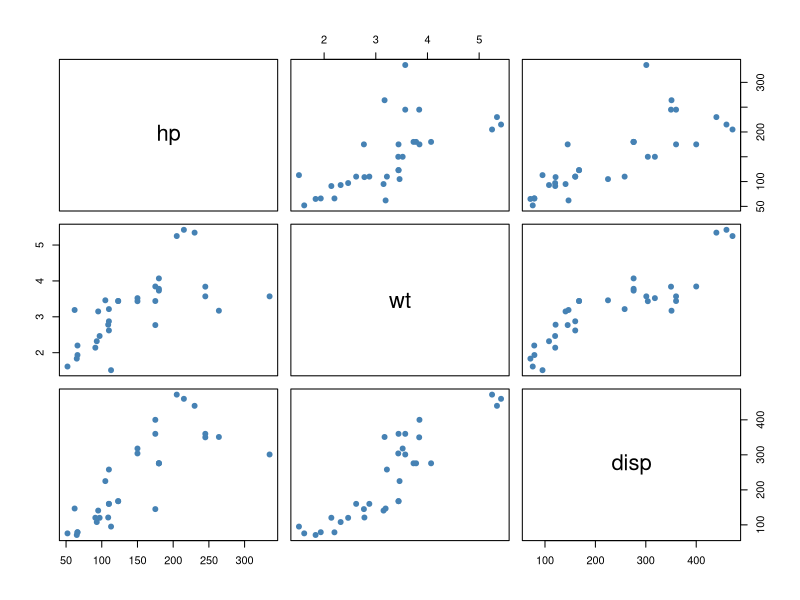

The R script that drew this image:
## ---- chunk 1
#| echo: false
library(tidyverse)
library(car)
## ---- chunk 2
mtcars
## ---- chunk 3

mtcars_df <-
  mtcars |>
  rownames_to_column("car")
rmarkdown::paged_table(mtcars_df)
## ---- chunk 4

mtcars_lm_full <- lm(mpg ~ hp + wt + disp, data = mtcars_df)
## ---- chunk 5
summary(mtcars_lm_full)
## ---- chunk 6
mtcars_lm_hp <- lm(mpg ~ hp, data = mtcars_df)

summary(mtcars_lm_hp)$coefficients
summary(mtcars_lm_full)$coefficients
## ---- chunk 7
formula(mtcars_lm_full)
## ---- chunk 8
formula(mtcars_lm_hp)
formula(mtcars_lm_full)
## ---- chunk 9
mtcars_lm_null <- lm(mpg ~ 1, data = mtcars_df)
anova(mtcars_lm_null, mtcars_lm_full)
## ---- chunk 10
summary(mtcars_lm_full)
## ---- chunk 11
mtcars_lm_reduced <- lm(mpg ~ hp, data = mtcars_df)

anova(mtcars_lm_reduced, mtcars_lm_full)
## ---- chunk 12
drop1(mtcars_lm_full, test = "F")
summary(mtcars_lm_full)$coefficients
## ---- chunk 13
t_value_disp <-
  summary(mtcars_lm_full)$coefficients["disp", "t value"]

t_value_disp^2
drop1(mtcars_lm_full, test = "F")
## ---- chunk 14
summary(mtcars_lm_full)$r.squared
## ---- chunk 15
summary(mtcars_lm_full)$adj.r.squared
## ---- chunk 16
mtcars_df |>
  select(hp, wt, disp) |>
  pairs(pch = 19, col = "steelblue") 
## ---- chunk 17
mtcars_df |>
  select(hp, wt, disp) |>
  cor()
## ---- chunk 18
vif(mtcars_lm_full)
## ---- chunk 19
x_predictors <-
  model.matrix(mtcars_lm_full)[, -1] |>
  scale(center = TRUE, scale = TRUE)

kappa(x_predictors)
## ---- chunk 20
svd_x <- svd(x_predictors, nu = 0, nv = 0)$d

svd_x
max(svd_x) / min(svd_x)
## ---- chunk 21
kappa(model.matrix(mtcars_lm_full))
kappa(x_predictors)
